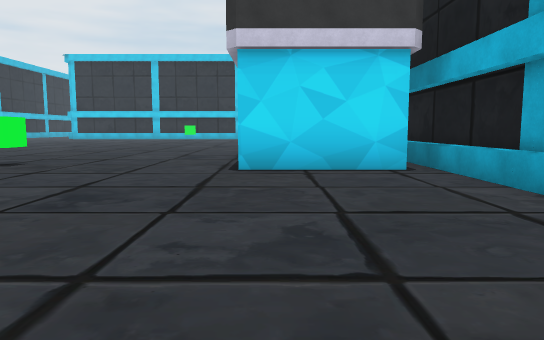
View 1 (above)

24 first-person views from a walk through a scene from a Unity 3-D project. The camera is 1.2 m above the floor, tilts 6° down and sees 70° across. The floor is counted in squares, 2 m on a side. Each view is taken from the middle of a square. On the plan, view 1 faces up. The plan holds only what a view shows up to about 11 squares ahead; the rest is blank. The place goes on beyond the plan. Some animated figures are left out.

View 2
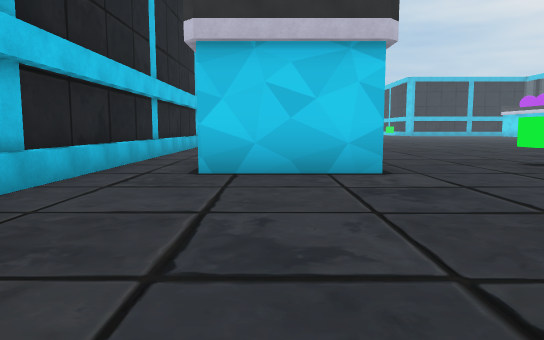

View 3
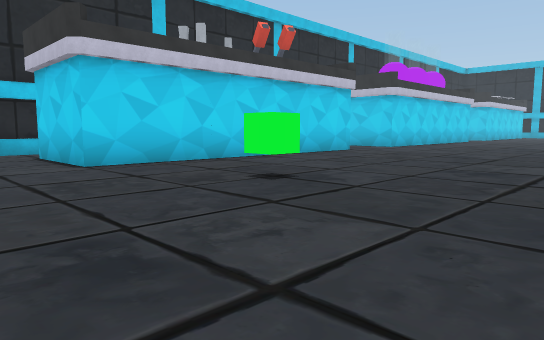

View 4
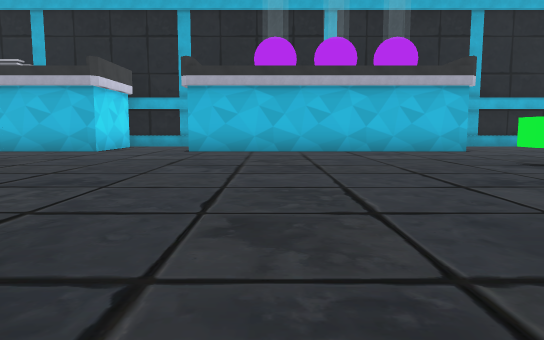

View 5
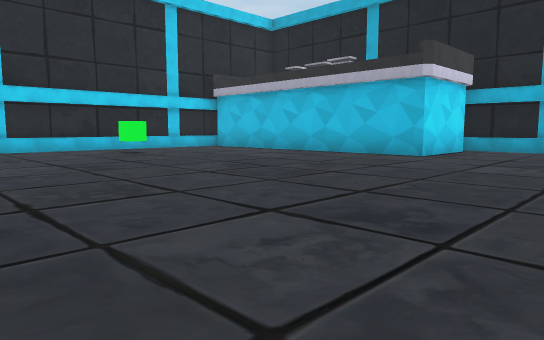

View 6
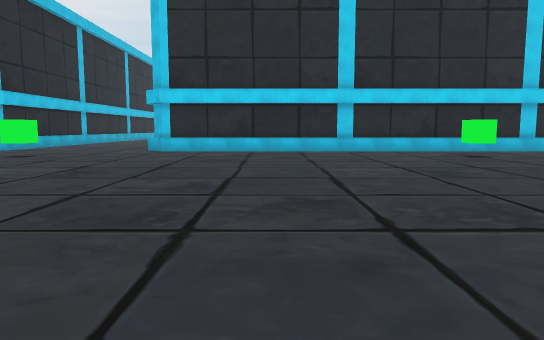

View 7
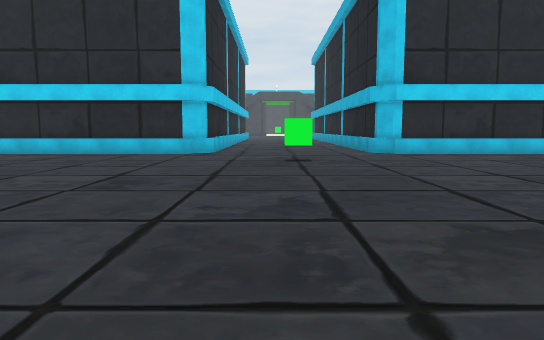

View 8
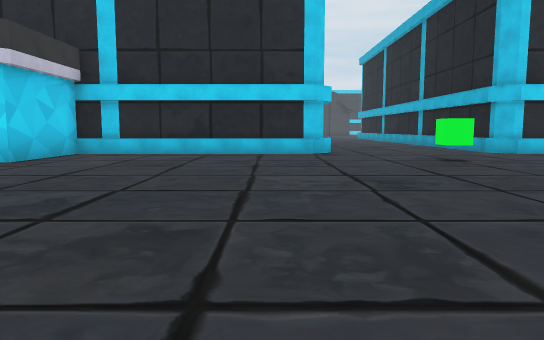

View 9
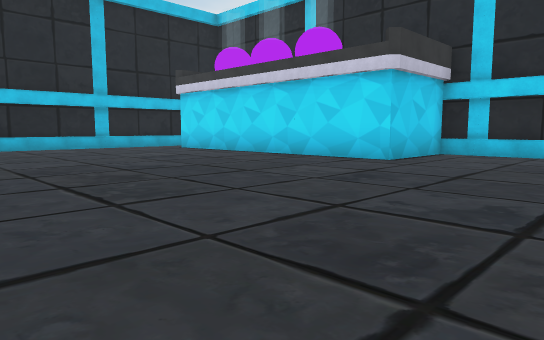

View 10
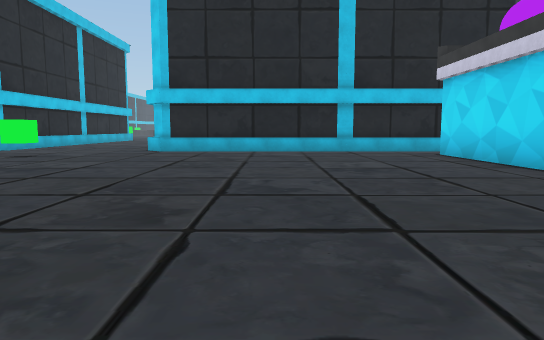

View 11
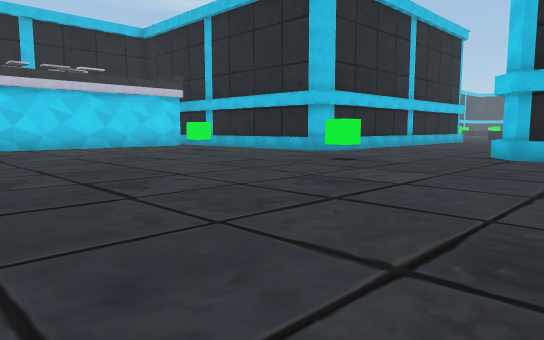

View 12
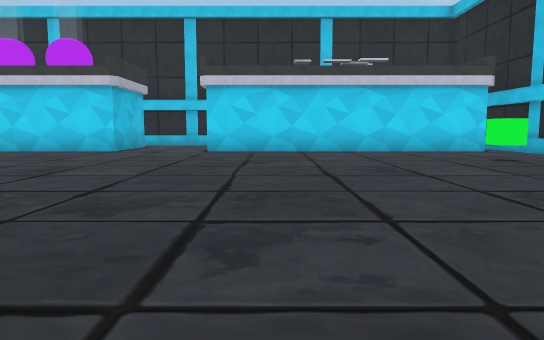

View 13
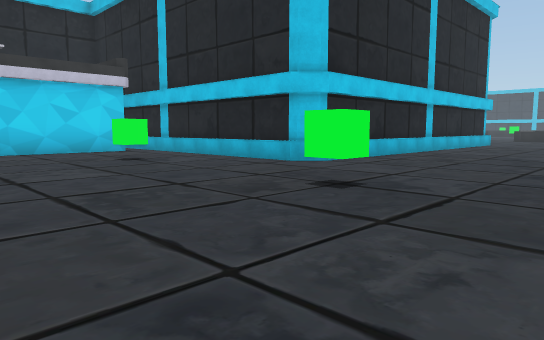

View 14
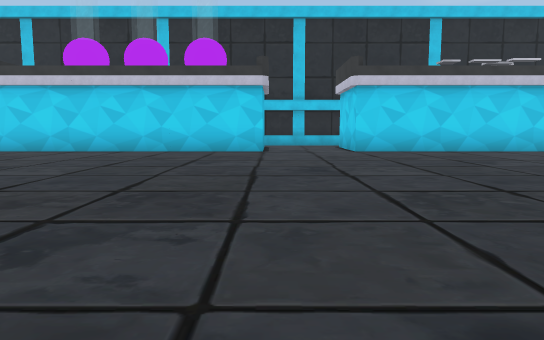

View 15
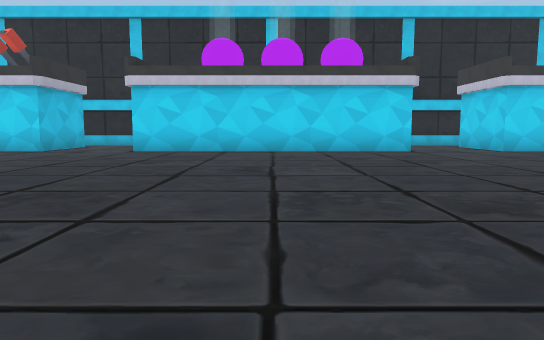

View 16
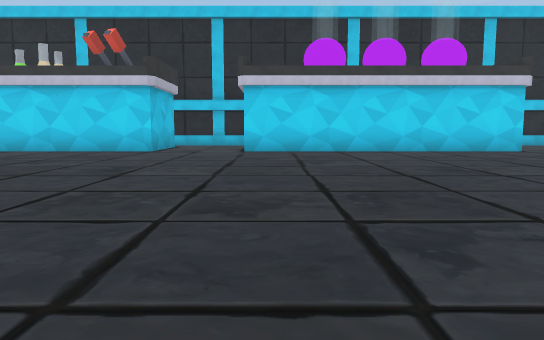

View 17
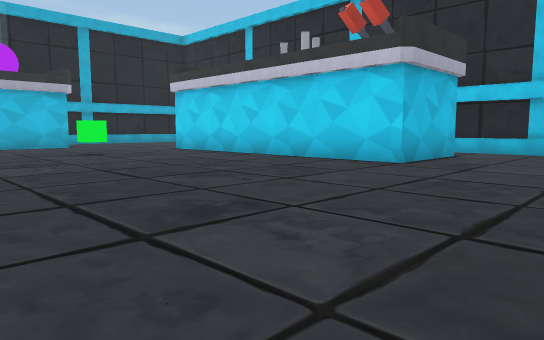

View 18
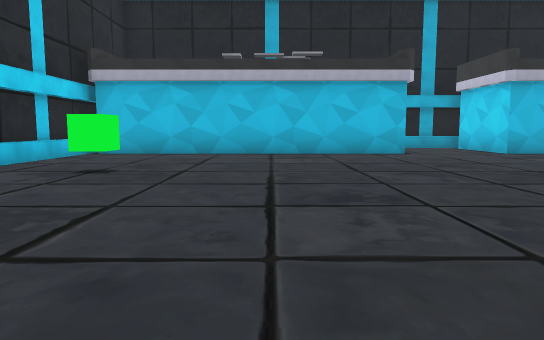

View 19
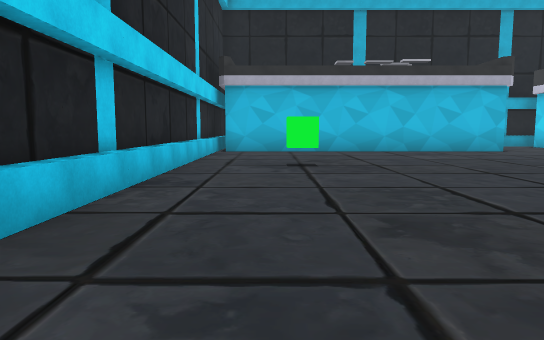

View 20
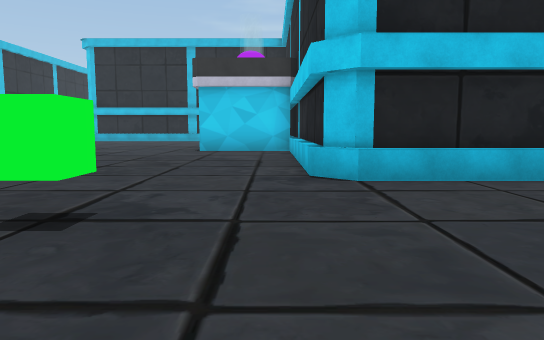

View 21
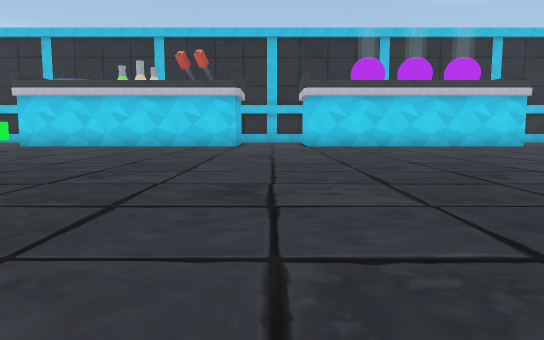

View 22
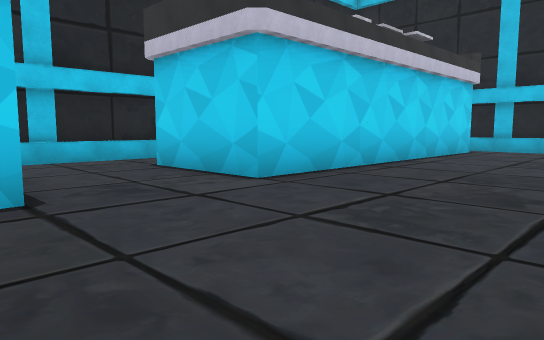

View 23
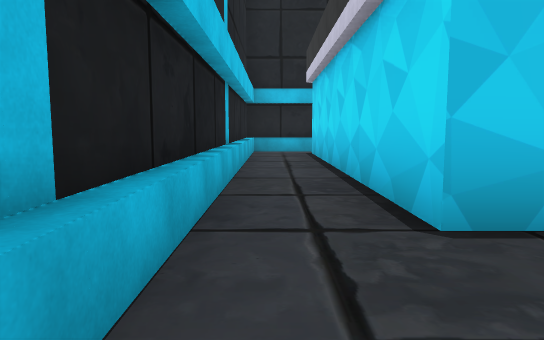

View 24
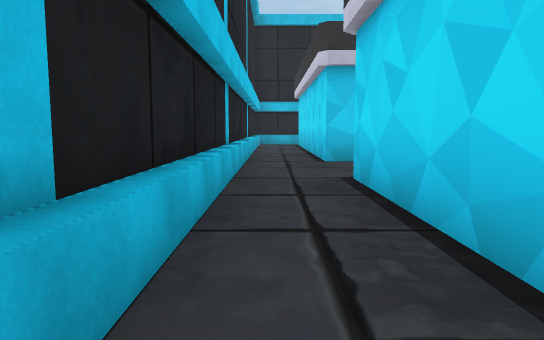

### Floor plan
Points are (right, up) in squares from view 1. A wall is a line through its corners. A room is listed if a view was taken in it or the views show most of it. See-through windows are left out.
Room 1 (views 1, 2, 3, 4, 5, 6, 7, 8, 9, 10, 11, 12, 13, 14, 15, 16, 17, 18, 19, 20, 21, 22, 23, 24)
walls: (-20.8, 2.9) (-20.8, 3.5) (-13.2, 3.5); (-17.4, 1) (-20.8, 1); (-10.8, 1) (-10.8, 3.5) (-3.3, 3.5) (-3.3, 1); (-12.1, -0.7) (-1.8, -0.7); (-22.7, 23.5) (-22.7, 21) (-30.2, 21); (-16.7, 25.5) (-16.7, 24) (-17, 23.7) (-22.7, 23.7); (-23.6, -0.7) (-16.9, -0.7); (-31.7, 9.1) (-31.7, 3.1); (-32, 9.5) (-31.5, 9); (-30.9, 3.5) (-23.3, 3.5) (-23.3, 1); (2.1, 15.7) (-0.5, 15.7) (-0.5, 23.2); (-31.7, 21.8) (-31.7, 14) (-32.2, 13.5); (2.7, 14) (2.7, 16); (2.1, 5.7) (-0.5, 5.7) (-0.5, 13.2) (1.1, 13.2); (0.1, 23.7) (-12, 23.7) (-12.3, 24) (-12.3, 25.1); (2.7, 3.8) (2.7, 7.8); (-37, 9.3) (-33.8, 9.3)
low walls: (-17, 23.5) (-22.7, 23.5); (-12.5, 24) (-12.5, 25); (-12.2, -0.5) (-10.1, -0.5); (-16.5, 25.5) (-16.5, 24); (-9, -0.5) (-1.5, -0.5); (-23.5, -0.5) (-16.6, -0.5); (-31.5, 9) (-31.5, 3.2); (-31.5, 21.6) (-31.5, 14); (2.5, 14) (2.5, 16); (-1.1, 23.5) (-12, 23.5); (2.5, 3.5) (2.5, 7.2); (-37.1, 9.5) (-33.5, 9.5)
ways out: opening at (-31, 1) to room 2; opening at (-23, 0) to room 2
objects: green cube (-30, 7); green cube (-30, 12); green cube (-15, 22); green cube (-5, 7); green cube (-5, 22)
Room 2 (no view inside)
walls: (-31.5, -0.7) (-23.6, -0.7); (-31.7, 1.1) (-31.7, -0.7); (-23.3, 1) (-30.8, 1)
low walls: (-27, -0.5) (-23.5, -0.5); (-31.5, 1.1) (-31.5, -0.7)
ways out: opening at (-31, 1) to room 1; opening at (-23, 0) to room 1

Positions as (right, up) in squares from view 1, and headings:
1: (0, 0), facing up
2: (2, 2), facing left
3: (-1, 10), facing down-left
4: (-11, 11), facing right
5: (-9, 12), facing up-right
6: (-9, 13), facing up
7: (-15, 14), facing up
8: (-18, 14), facing up
9: (-19, 14), facing up-left
10: (-21, 17), facing left
11: (-23, 16), facing down-left
12: (-25, 14), facing down
13: (-26, 14), facing down-left
14: (-21, 14), facing down
15: (-17, 14), facing down
16: (-14, 14), facing down
17: (-14, 10), facing down-right
18: (-10, 19), facing right
19: (-11, 22), facing right
20: (-12, 23), facing left
21: (-12, 17), facing down
22: (-20, 7), facing down-left
23: (-21, 0), facing left
24: (-16, 0), facing left
